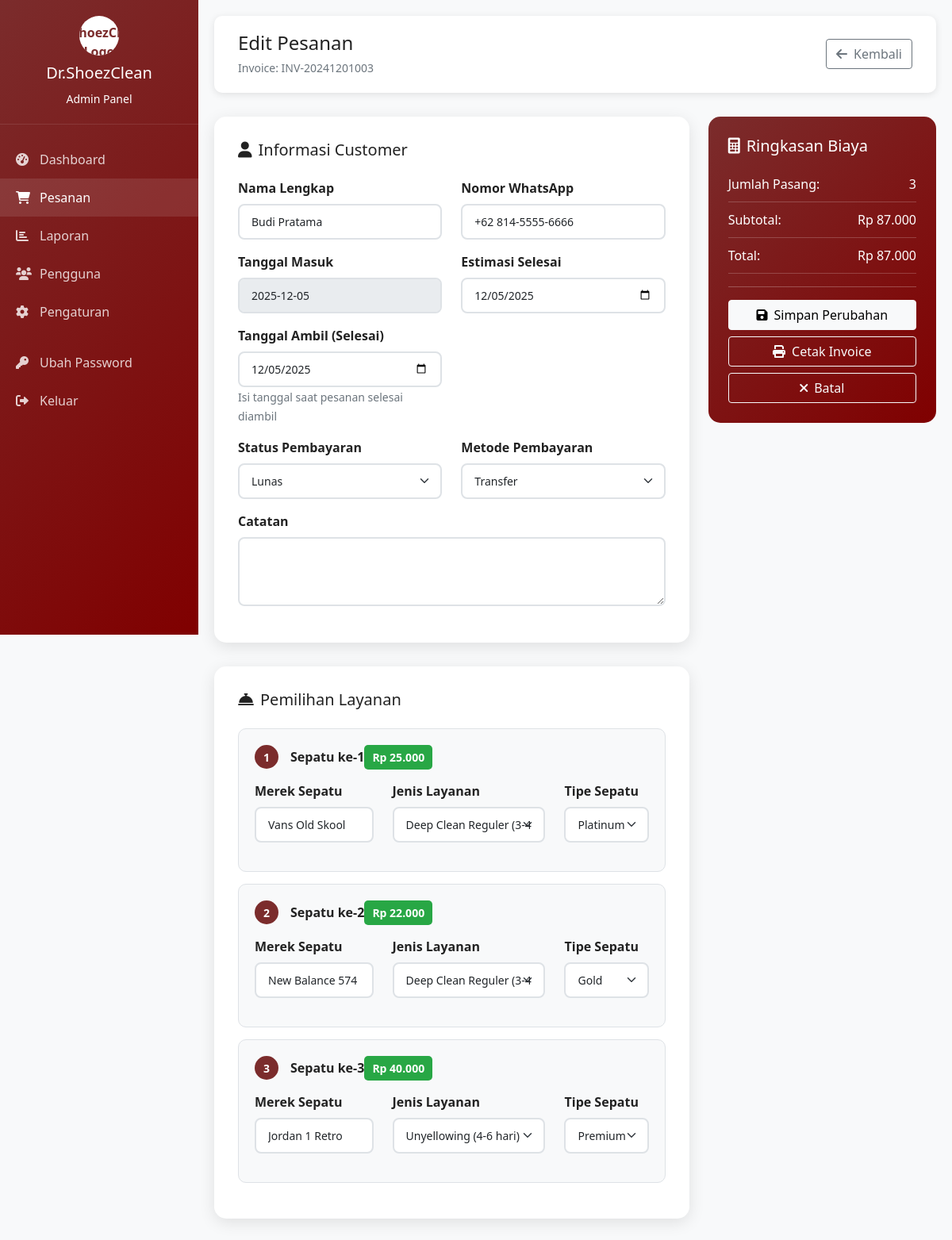
/admin/index.php?page=order_edit&id=3 (signed in), run on the app's committed database.
### tables this page shows
CREATE TABLE `orders` (
  `id` int(11) NOT NULL AUTO_INCREMENT,
  `invoice_no` varchar(50) NOT NULL,
  `customer_name` varchar(100) NOT NULL,
  `phone` varchar(20) NOT NULL,
  `total_pairs` int(11) NOT NULL,
  `subtotal` decimal(10,0) NOT NULL DEFAULT 0,
  `total` decimal(10,0) NOT NULL DEFAULT 0,
  `payment_status` enum('pending','paid','cancelled') NOT NULL DEFAULT 'pending',
  `payment_method` enum('cash','transfer','qr') DEFAULT NULL,
  `date_in` date NOT NULL,
  `date_estimate_out` date DEFAULT NULL,
  `date_out` date DEFAULT NULL,
  `notes` text DEFAULT NULL,
  `status` enum('new','processing','ready','completed','cancelled') NOT NULL DEFAULT 'new',
  `created_by` int(11) DEFAULT NULL,
  `created_at` timestamp NOT NULL DEFAULT CURRENT_TIMESTAMP,
  `updated_at` timestamp NOT NULL DEFAULT CURRENT_TIMESTAMP ON UPDATE CURRENT_TIMESTAMP,
  PRIMARY KEY (`id`),
  UNIQUE KEY `invoice_no` (`invoice_no`),
  KEY `idx_customer` (`customer_name`),
  KEY `idx_phone` (`phone`),
  KEY `idx_payment_status` (`payment_status`),
  KEY `idx_date_in` (`date_in`),
  KEY `idx_status` (`status`),
  KEY `idx_created_by` (`created_by`),
  CONSTRAINT `orders_ibfk_1` FOREIGN KEY (`created_by`) REFERENCES `users` (`id`) ON DELETE SET NULL
);

CREATE TABLE `order_items` (
  `id` int(11) NOT NULL AUTO_INCREMENT,
  `order_id` int(11) NOT NULL,
  `pair_index` int(11) NOT NULL,
  `brand` varchar(100) NOT NULL,
  `service_code` varchar(50) NOT NULL,
  `service_name` varchar(100) NOT NULL,
  `service_price` decimal(10,0) NOT NULL,
  `notes` text DEFAULT NULL,
  `created_at` timestamp NOT NULL DEFAULT CURRENT_TIMESTAMP,
  PRIMARY KEY (`id`),
  KEY `idx_order_id` (`order_id`),
  KEY `idx_service_code` (`service_code`),
  CONSTRAINT `order_items_ibfk_1` FOREIGN KEY (`order_id`) REFERENCES `orders` (`id`) ON DELETE CASCADE
);

### views/admin/helpers/logo_helper.php (called while the page is built, shortened)
<?php
function getLogoPath() {
    $logoDir = __DIR__ . '/../assets/uploads/logo/';
    if (is_dir($logoDir)) {
        $logoFiles = glob($logoDir . '*.{jpg,jpeg,png,gif,svg,webp}', GLOB_BRACE);
        if (!empty($logoFiles)) {
            usort($logoFiles, function($a, $b) {
                return filemtime($b) - filemtime($a);
            });
            $latestLogo = $logoFiles[0];
            $relativePath = '/drshoezclean/views/admin/assets/uploads/logo/' . basename($latestLogo);
            if (file_exists($latestLogo) && is_readable($latestLogo)) {
                return $relativePath;
            }
        }
    }
    return '../assets/images/logo.png';
}
function getLogoAlt() {
    return 'Dr.ShoezClean Logo';
}
?>

### core/init.php (called while the page is built, shortened)
<?php
function isLoggedIn() {
    return isset($_SESSION['user_id']) && !empty($_SESSION['user_id']);
}
function isSuperuser() {
    return isLoggedIn() && strtolower($_SESSION['user_role']) === 'superuser';
}
function formatCurrency($amount) {
    return 'Rp ' . number_format($amount, 0, ',', '.');
}
?>

### models/Order.php (called while the page is built, shortened)
<?php
class Order {
    private $conn;
    private $table_name = "orders";
    private $items_table = "order_items";
    public function __construct($db) {
        $this->conn = $db;
    }
    public function getById($id) {
        $query = "SELECT o.*, u.username as created_by_name
                 FROM " . $this->table_name . " o
                 LEFT JOIN users u ON o.created_by = u.id
                 WHERE o.id = ? LIMIT 1";
        $stmt = $this->conn->prepare($query);
        $stmt->bindParam(1, $id);
        $stmt->execute();
        $order = $stmt->fetch(PDO::FETCH_ASSOC);
        if ($order) {
            $order['items'] = $this->getOrderItems($id);
        }
        return $order;
    }
    private function getOrderItems($orderId) {
        $query = "SELECT * FROM " . $this->items_table . " WHERE order_id = ? ORDER BY pair_index";
        $stmt = $this->conn->prepare($query);
        $stmt->bindParam(1, $orderId);
        $stmt->execute();
        return $stmt->fetchAll(PDO::FETCH_ASSOC);
    }
}
?>

### views/admin/orders/edit.php (the view, shortened to what this page needs)
<!DOCTYPE html>
<html lang="id">
<head>
    <link href="https://cdn.jsdelivr.net/npm/bootstrap@5.1.3/dist/css/bootstrap.min.css" rel="stylesheet">
    <link href="https://cdnjs.cloudflare.com/ajax/libs/font-awesome/6.0.0/css/all.min.css" rel="stylesheet">
</head>
<body>
    <nav class="sidebar">
        <div class="sidebar-header">
            <?php
            require_once __DIR__ . '/../helpers/logo_helper.php';
            $logoPath = getLogoPath();
            ?>
            <div class="sidebar-logo w-12 h-12 bg-white rounded-full flex items-center justify-center overflow-hidden">
                <img src="<?= $logoPath ?>" alt="<?= getLogoAlt() ?>" class="w-full h-full object-cover">
            </div>
            <h5>Dr.ShoezClean</h5>
            <small>Admin Panel</small>
        </div>
        <div class="sidebar-menu">
            <ul class="nav flex-column">
                <li class="nav-item">
                    <a class="nav-link" href="?page=dashboard">
                        <i class="fas fa-tachometer-alt"></i> Dashboard
                    </a>
                </li>
                <li class="nav-item">
                    <a class="nav-link active" href="?page=orders">
                        <i class="fas fa-shopping-cart"></i> Pesanan
                    </a>
                </li>
                <li class="nav-item">
                    <a class="nav-link" href="?page=reports">
                        <i class="fas fa-chart-bar"></i> Laporan
                    </a>
                </li>
                <?php if (isSuperuser()): ?>
                <li class="nav-item">
                    <a class="nav-link" href="?page=users">
                        <i class="fas fa-users"></i> Pengguna
                    </a>
                </li>
                <?php endif; ?>
                <li class="nav-item">
                    <a class="nav-link" href="?page=settings">
                        <i class="fas fa-cog"></i> Pengaturan
                    </a>
                </li>
                <li class="nav-item mt-3">
                    <a class="nav-link" href="?page=change_password">
                        <i class="fas fa-key"></i> Ubah Password
                    </a>
                </li>
                <li class="nav-item">
                    <a class="nav-link" href="?page=logout">
                        <i class="fas fa-sign-out-alt"></i> Keluar
                    </a>
                </li>
            </ul>
        </div>
    </nav>
    <main class="main-content">
        <div class="page-header">
            <div>
                <h4 class="mb-1">Edit Pesanan</h4>
                <small class="text-muted">Invoice: <?= $order['invoice_no'] ?></small>
            </div>
            <div>
                <a href="?page=order_detail&id=<?= $order['id'] ?>" class="btn btn-outline-secondary">
                    <i class="fas fa-arrow-left me-2"></i>Kembali
                </a>
            </div>
        </div>
        <form method="POST" action="?page=order_edit&id=<?= $order['id'] ?>" id="editOrderForm" onsubmit="return validateEditForm()">
            <div class="row">
                <div class="col-lg-8">
                    <div class="form-card">
                        <h5 class="mb-4">
                            <i class="fas fa-user me-2"></i>Informasi Customer
                        </h5>
                        <div class="row">
                            <div class="col-md-6 mb-3">
                                <label for="customer_name" class="form-label">Nama Lengkap</label>
                                <input type="text" class="form-control" id="customer_name" name="customer_name"
                                       value="<?= $_SESSION['old']['customer_name'] ?? $order['customer_name'] ?>" required>
                            </div>
                            <div class="col-md-6 mb-3">
                                <label for="phone" class="form-label">Nomor WhatsApp</label>
                                <input type="tel" class="form-control" id="phone" name="phone"
                                       value="<?= $_SESSION['old']['phone'] ?? $order['phone'] ?>" required>
                            </div>
                        </div>
                        <div class="row">
                            <div class="col-md-6 mb-3">
                                <label for="date_in" class="form-label">Tanggal Masuk</label>
                                <input type="text" class="form-control" value="<?= $order['date_in'] ?>" readonly disabled>
                            </div>
                            <div class="col-md-6 mb-3">
                                <label for="date_estimate_out" class="form-label">Estimasi Selesai</label>
                                <input type="date" class="form-control" id="date_estimate_out" name="date_estimate_out"
                                       value="<?= $order['date_estimate_out'] ?? '' ?>">
                            </div>
                        </div>
                        <div class="row">
                            <div class="col-md-6 mb-3">
                                <label for="date_out" class="form-label">Tanggal Ambil (Selesai)</label>
                                <input type="date" class="form-control" id="date_out" name="date_out"
                                       value="<?= $order['date_out'] ?? '' ?>">
                                <small class="text-muted">Isi tanggal saat pesanan selesai diambil</small>
                            </div>
                        </div>
                        <div class="row">
                            <div class="col-md-6 mb-3">
                                <label for="payment_status" class="form-label">Status Pembayaran</label>
                                <select class="form-select" id="payment_status" name="payment_status" required>
                                    <option value="paid" <?= ($order['payment_status'] === 'paid') ? 'selected' : '' ?>>Lunas</option>
                                </select>
                            </div>
                            <div class="col-md-6 mb-3">
                                <label for="payment_method" class="form-label">Metode Pembayaran</label>
                                <select class="form-select" id="payment_method" name="payment_method">
                                    <option value="transfer" <?= ($order['payment_method'] === 'transfer') ? 'selected' : '' ?>>Transfer</option>
                                </select>
                            </div>
                        </div>
                        <div class="mb-3">
                            <label for="notes" class="form-label">Catatan</label>
                            <textarea class="form-control" id="notes" name="notes" rows="3"><?= $_SESSION['old']['notes'] ?? $order['notes'] ?></textarea>
                        </div>
                    </div>
                    <div class="form-card">
                        <h5 class="mb-4">
                            <i class="fas fa-concierge-bell me-2"></i>Pemilihan Layanan
                        </h5>
                        <div id="serviceItems">
                            <?php foreach ($order['items'] as $index => $item): ?>
                            <div class="service-item">
                                <div class="service-header">
                                    <div class="service-number"><?= $index + 1 ?></div>
                                    <div class="service-title">Sepatu ke-<?= $index + 1 ?></div>
                                    <div class="price-display" id="price-display-<?= $index ?>">
                                        <?= formatCurrency($item['service_price']) ?>
                                    </div>
                                </div>
                                <div class="row">
                                    <div class="col-md-4 mb-3">
                                        <label class="form-label">Merek Sepatu</label>
                                        <input type="text" class="form-control" name="brands[]"
                                               value="<?= htmlspecialchars($item['brand']) ?>" required>
                                    </div>
                                    <div class="col-md-5 mb-3">
                                        <label class="form-label">Jenis Layanan</label>
                                        <select class="form-select service-select" name="services[]" data-index="<?= $index ?>" required>
                                            <?php foreach ($GLOBALS['SERVICES'] as $code => $service): ?>
                                                <option value="<?= $code ?>"
                                                        data-name="<?= $service['name'] ?>"
                                                        <?= ($item['service_code'] === $code) ? 'selected' : '' ?>>
                                                    <?= $service['name'] ?>
                                                </option>
                                            <?php endforeach; ?>
                                        </select>
                                    </div>
                                    <div class="col-md-3 mb-3">
                                        <label class="form-label">Tipe Sepatu</label>
                                        <select class="form-select shoe-type-select" name="shoe_types[]" data-index="<?= $index ?>">
                                            <option value="">Pilih Tipe</option>
                                        </select>
                                    </div>
                                </div>
                            </div>
                            <?php endforeach; ?>
                        </div>
                    </div>
                </div>
                <div class="col-lg-4">
                    <div class="summary-card sticky-top" style="top: 20px;">
                        <h5 class="mb-4">
                            <i class="fas fa-calculator me-2"></i>Ringkasan Biaya
                        </h5>
                        <div class="summary-row">
                            <span>Jumlah Pasang:</span>
                            <span id="total-pairs"><?= $order['total_pairs'] ?></span>
                        </div>
                        <div class="summary-row">
                            <span>Subtotal:</span>
                            <span id="subtotal"><?= formatCurrency($order['subtotal']) ?></span>
                        </div>
                        <div class="summary-row">
                            <span>Total:</span>
                            <span id="total"><?= formatCurrency($order['total']) ?></span>
                        </div>
                        <hr class="my-3" style="border-color: rgba(255,255,255,0.3);">
                        <div class="d-grid gap-2">
                            <button type="submit" class="btn btn-light">
                                <i class="fas fa-save me-2"></i>Simpan Perubahan
                            </button>
                            <a href="?page=print_invoice&id=<?= $order['id'] ?>"
                               class="btn btn-outline-light" target="_blank">
                                <i class="fas fa-print me-2"></i>Cetak Invoice
                            </a>
                            <a href="?page=order_detail&id=<?= $order['id'] ?>"
                               class="btn btn-outline-light">
                                <i class="fas fa-times me-2"></i>Batal
                            </a>
                        </div>
                    </div>
                </div>
            </div>
        </form>
    </main>
</body>
</html>

### data on the page
orders: invoice_no "INV-20241201003", customer_name "Budi Pratama", phone "+62 814-5555-6666", date_in "2025-12-05", date_estimate_out "12/05/2025", date_out "12/05/2025", payment_status "Lunas", payment_method "Transfer", total_pairs "3"
order_items: service_price "Rp 25.000", brand "Vans Old Skool", service_code "Deep Clean Reguler (3-4 hari)"
order_items: service_price "Rp 22.000", brand "New Balance 574", service_code "Deep Clean Reguler (3-4 hari)"
order_items: service_price "Rp 40.000", brand "Jordan 1 Retro", service_code "Unyellowing (4-6 hari)"
